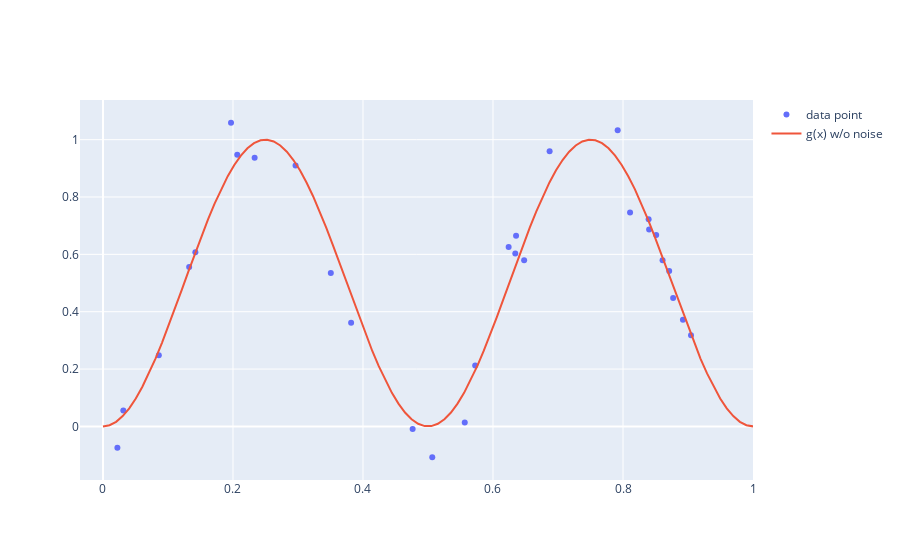

The notebook cell this image was saved under:
### Code cell
x_pts = np.linspace(0, 1, 100)
x_pts = x_pts.reshape((x_pts.size, 1))

g_pts = g_func(x_pts, 0.0)

sin2_points.add_trace(go.Scatter(x=x_pts[:, 0], y=g_pts[:, 0], name="g(x) w/o noise"))

sin2_points.show()
